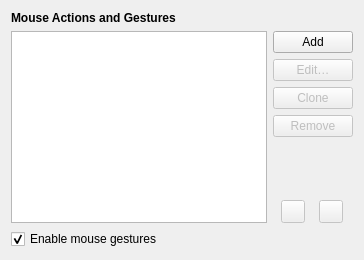
     <widget class="QWidget" name="mousePage">
      <layout class="QVBoxLayout" name="mouselLayout">
       <item>
        <widget class="QLabel" name="mouseHeader">
         <property name="font">
          <font>
           <weight>75</weight>
           <bold>true</bold>
          </font>
         </property>
         <property name="text">
          <string>Mouse Actions and Gestures</string>
         </property>
        </widget>
       </item>
       <item>
        <layout class="QHBoxLayout" name="mouseProfilesLayout">
         <item>
          <widget class="Otter::ItemViewWidget" name="mouseViewWidget">
           <property name="dragEnabled">
            <bool>true</bool>
           </property>
           <property name="dragDropOverwriteMode">
            <bool>false</bool>
           </property>
           <property name="dragDropMode">
            <enum>QAbstractItemView::InternalMove</enum>
           </property>
           <property name="defaultDropAction">
            <enum>Qt::MoveAction</enum>
           </property>
           <property name="alternatingRowColors">
            <bool>true</bool>
           </property>
           <property name="selectionMode">
            <enum>QAbstractItemView::SingleSelection</enum>
           </property>
           <property name="selectionBehavior">
            <enum>QAbstractItemView::SelectRows</enum>
           </property>
           <attribute name="headerVisible">
            <bool>false</bool>
           </attribute>
          </widget>
         </item>
         <item>
          <layout class="QVBoxLayout" name="mouseButtonsLayout" stretch="0,0,0,0,1,0">
           <item>
            <widget class="QPushButton" name="mouseAddButton">
             <property name="text">
              <string>Add</string>
             </property>
            </widget>
           </item>
           <item>
            <widget class="QPushButton" name="mouseEditButton">
             <property name="enabled">
              <bool>false</bool>
             </property>
             <property name="text">
              <string>Edit…</string>
             </property>
            </widget>
           </item>
           <item>
            <widget class="QPushButton" name="mouseCloneButton">
             <property name="enabled">
              <bool>false</bool>
             </property>
             <property name="text">
              <string>Clone</string>
             </property>
            </widget>
           </item>
           <item>
            <widget class="QPushButton" name="mouseRemoveButton">
             <property name="enabled">
              <bool>false</bool>
             </property>
             <property name="text">
              <string>Remove</string>
             </property>
            </widget>
           </item>
           <item>
            <spacer name="mouseSpacer">
             <property name="orientation">
              <enum>Qt::Vertical</enum>
             </property>
             <property name="sizeHint" stdset="0">
              <size>
               <width>0</width>
               <height>0</height>
              </size>
             </property>
            </spacer>
           </item>
           <item>
            <layout class="QHBoxLayout" name="mouseMoveButtonsLayout">
             <item>
              <widget class="QToolButton" name="mouseMoveUpButton">
               <property name="enabled">
                <bool>false</bool>
               </property>
               <property name="toolTip">
                <string>Move Up</string>
               </property>
              </widget>
             </item>
             <item>
              <spacer name="mouseMoveButtonsSpacer">
               <property name="orientation">
                <enum>Qt::Horizontal</enum>
               </property>
               <property name="sizeType">
                <enum>QSizePolicy::Minimum</enum>
               </property>
               <property name="sizeHint" stdset="0">
                <size>
                 <width>0</width>
                 <height>0</height>
                </size>
               </property>
              </spacer>
             </item>
             <item>
              <widget class="QToolButton" name="mouseMoveDownButton">
               <property name="enabled">
                <bool>false</bool>
               </property>
               <property name="toolTip">
                <string>Move Down</string>
               </property>
              </widget>
             </item>
            </layout>
           </item>
          </layout>
         </item>
        </layout>
       </item>
       <item>
        <widget class="QCheckBox" name="mouseEnableGesturesCheckBox">
         <property name="text">
          <string>Enable mouse gestures</string>
         </property>
         <property name="checked">
          <bool>true</bool>
         </property>
        </widget>
       </item>
      </layout>
     </widget>
